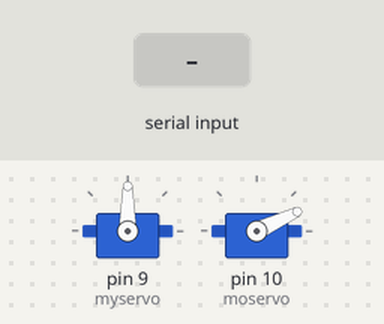
The sketch below on a simulated Arduino Uno, built with avr-gcc and run on an emulated ATmega328P. Parts: 2 × servo. Inputs (shaded band) come from the test bench.

Above: at 1.2 s.
1.3 s: "left," received over Serial
At 2.8 s:
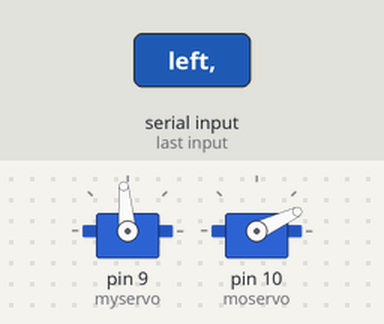
3.8 s: "left," received over Serial
At 6.0 s:
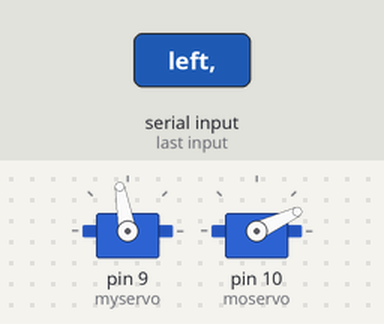
6.3 s: "right," received over Serial
At 7.8 s:
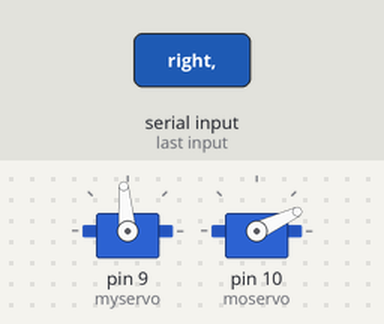
Timing chart, 0 to 9.3 s (numbered marks = the images above; inputs shaded):
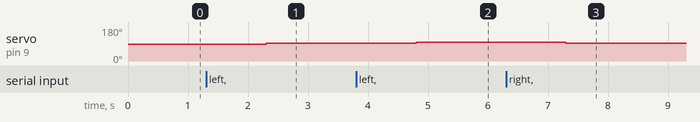

The sketch:

Stefcontrol.ino
```cpp
#include <Servo.h>
Servo myservo;
Servo moservo;
String inByte;
String onByte;
String dir;
String ver;
int pos = 90;
int pis = 25;

void setup() {

  myservo.attach(9);
  moservo.attach(10);
  myservo.write(pos);    //initialize servos
  moservo.write(pis);
  Serial.begin(115200);
}

void loop()
{
  if(Serial.available())  // if data available in serial port
    {
    inByte = Serial.readStringUntil(','); // read data until newline
    onByte = Serial.readStringUntil('\n');
    dir = inByte;   // change datatype from string to integer
    ver = onByte;
    if(dir == "left"){
      pos += 5;
    }
    if(dir == "right"){
      pos -= 5;
    }
    if(ver == "up"){
      pis -= 5;
    }
    if(ver == "down"){
      pis += 5;
    }
    myservo.write(pos);     // move servo
    moservo.write(pis);
    //Serial.print("Servo1 in position: ");
    //Serial.println(pos);
    //Serial.print("Servo2 in position: ");
    //Serial.println(pis);
    }
}
```

Measured:
- after the input at 1.3 s, servo on pin 9 (myservo): 90° → 95° after 1.0 s
- after the input at 3.8 s, servo on pin 9 (myservo): 95° → 100° after 1.0 s
- after the input at 6.3 s, servo on pin 9 (myservo): 100° → 95° after 1.0 s
